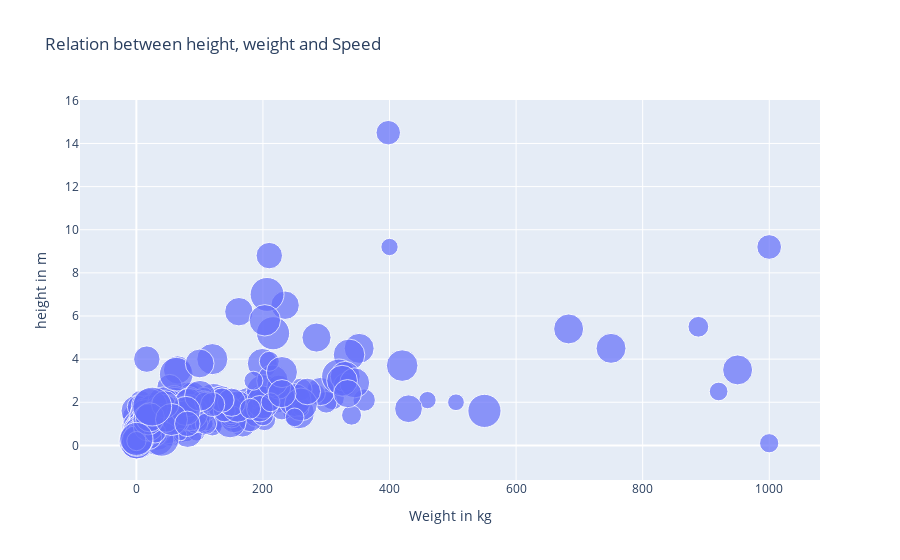

The notebook cell saved with this chart:
### Code cell
px.scatter(pkmn, x="weight_kg", y="height_m", size="speed", size_max=30, hover_name="name",labels=dict(weight_kg="Weight in kg", height_m="height in m"),title="Relation between height, weight and Speed")

### Figure 1 — Plotly figure (JSON) as saved in the notebook; plotly's stock layout.template omitted (floating-point values rounded to 4 significant figures; data arrays with more than 128 entries replaced by an {"elided": "..."} marker saying what was removed)
{"data": [{"hovertemplate": "<b>%{hovertext}</b><br><br>Weight in kg=%{x}<br>height in m=%{y}<br>speed=%{marker.size}<extra></extra>", "hovertext": {"elided": "801 str values"}, "legendgroup": "", "marker": {"color": "#636efa", "size": {"elided": "801 int values"}, "sizemode": "area", "sizeref": 0.2, "symbol": "circle"}, "mode": "markers", "name": "", "orientation": "v", "showlegend": false, "type": "scatter", "x": {"elided": "801 float values"}, "xaxis": "x", "y": {"elided": "801 float values"}, "yaxis": "y"}], "layout": {"legend": {"itemsizing": "constant", "tracegroupgap": 0}, "title": {"text": "Relation between height, weight and Speed"}, "xaxis": {"anchor": "y", "domain": [0, 1], "title": {"text": "Weight in kg"}}, "yaxis": {"anchor": "x", "domain": [0, 1], "title": {"text": "height in m"}}}}
